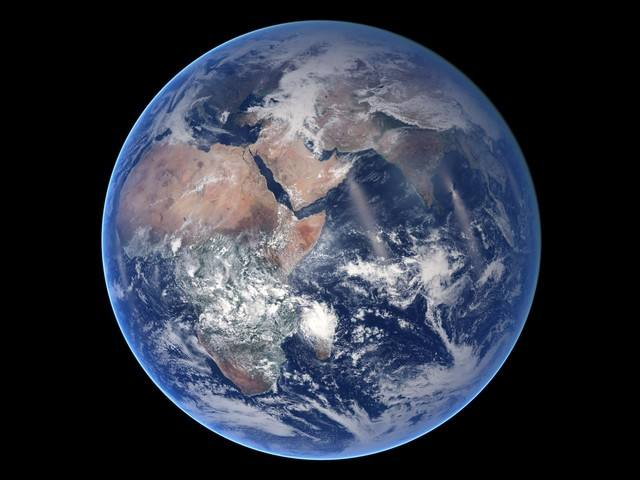
#> input picture oop/source/earth.jpg, 640 x 480 px; the run also reads 1 picture not shown here
$ python ImageMix.py
#> lines starting #> are read from the running program, lines starting #| are printed output that depends on the picture
# ImageMix.py
# 图片混合(+-*/)
import numpy as np
from PIL import Image

class ImageObject:
    def __init__(self, path = ""):
#> called with path = 'source/earth.jpg'
        self.path = path
        try:
            self.data = np.array(Image.open(path))
#> self.data is the input picture: shape (480, 640, 3); mean R, G, B 49.7, 54.5, 67
        except:
            self.data = None
    def __add__(self, other):
        image = ImageObject()
        # 直接使用np.array对象的加法，利用np.mod()函数对元素取模
        # RGB颜色范围是0-255，任何异常则将第一个加数的图像作为输出
        try:
            image.data = np.mod(self.data + other.data, 255)
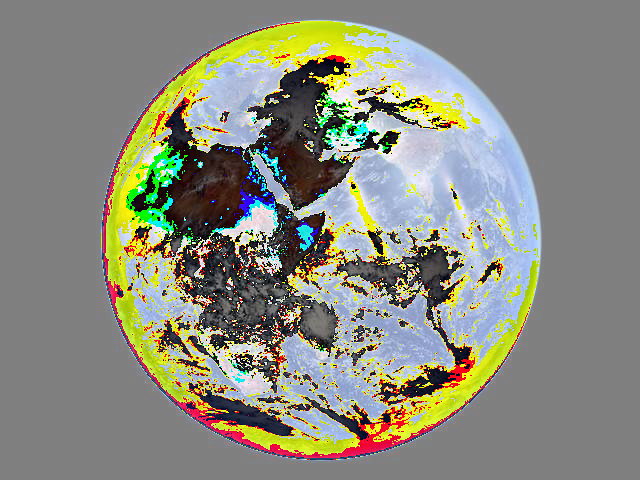
#> image.data: shape (480, 640, 3); mean R, G, B 137.9, 139.1, 126.1
        except:
            image.data = self.data
        return image
    def __sub__(self, other):
        image = ImageObject()
        try:
            image.data = np.mod(self.data - other.data, 255)
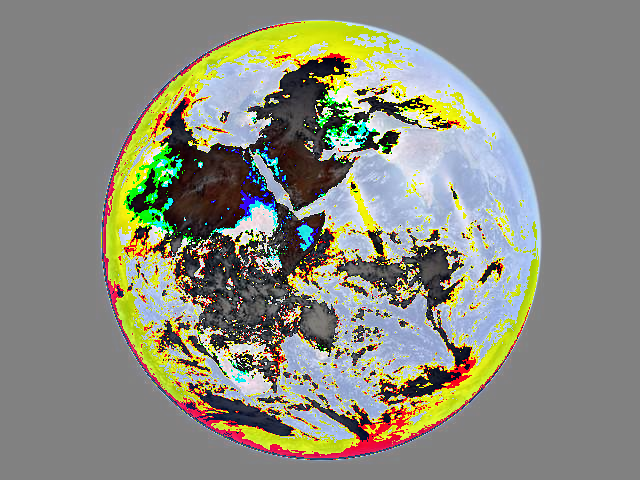
#> image.data: shape (480, 640, 3); mean R, G, B 138.5, 139.2, 125.6
        except:
            image.data = self.data
        return image
    def __mul__(self, factor):
#> called with factor = 2
        image = ImageObject()
        try:
            image.data = np.mod(self.data * factor, 255)
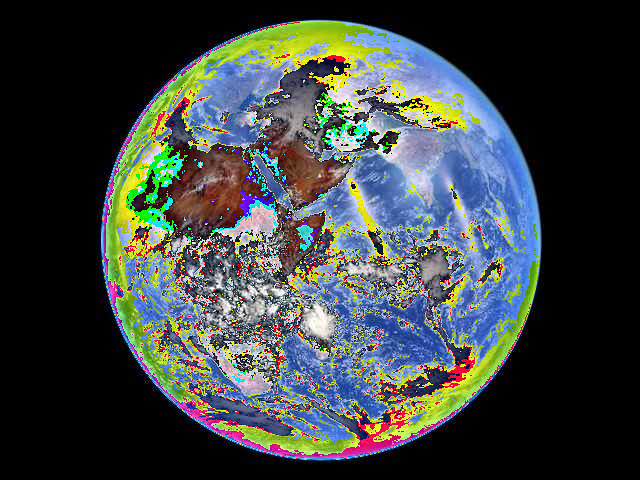
#> image.data: shape (480, 640, 3); mean R, G, B 60.6, 66.6, 66.1
        except:
            image.data = self.data
        return image
    def __truediv__(self, factor):
#> called with factor = 2
        image = ImageObject()
        try:
            image.data = np.mod(self.data // factor, 255)
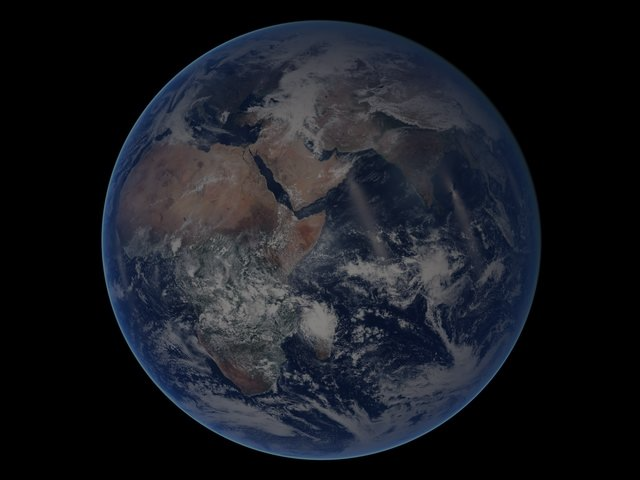
#> image.data: shape (480, 640, 3); mean R, G, B 24.7, 27.1, 33.4
        except:
            image.data = self.data
        return image
    def saveImage(self, path):
        try:
            im = Image.fromarray(self.data)
            im.save(path)
            return True
        except:
            return False

a = ImageObject("source/earth.jpg")
b = ImageObject("source/gray.jpg")
(a + b).saveImage("source/result_add.png")
(a - b).saveImage("source/result_sub.png")
(a * 2).saveImage("source/result_mul.png")
(a / 2).saveImage("source/result_div.png")
